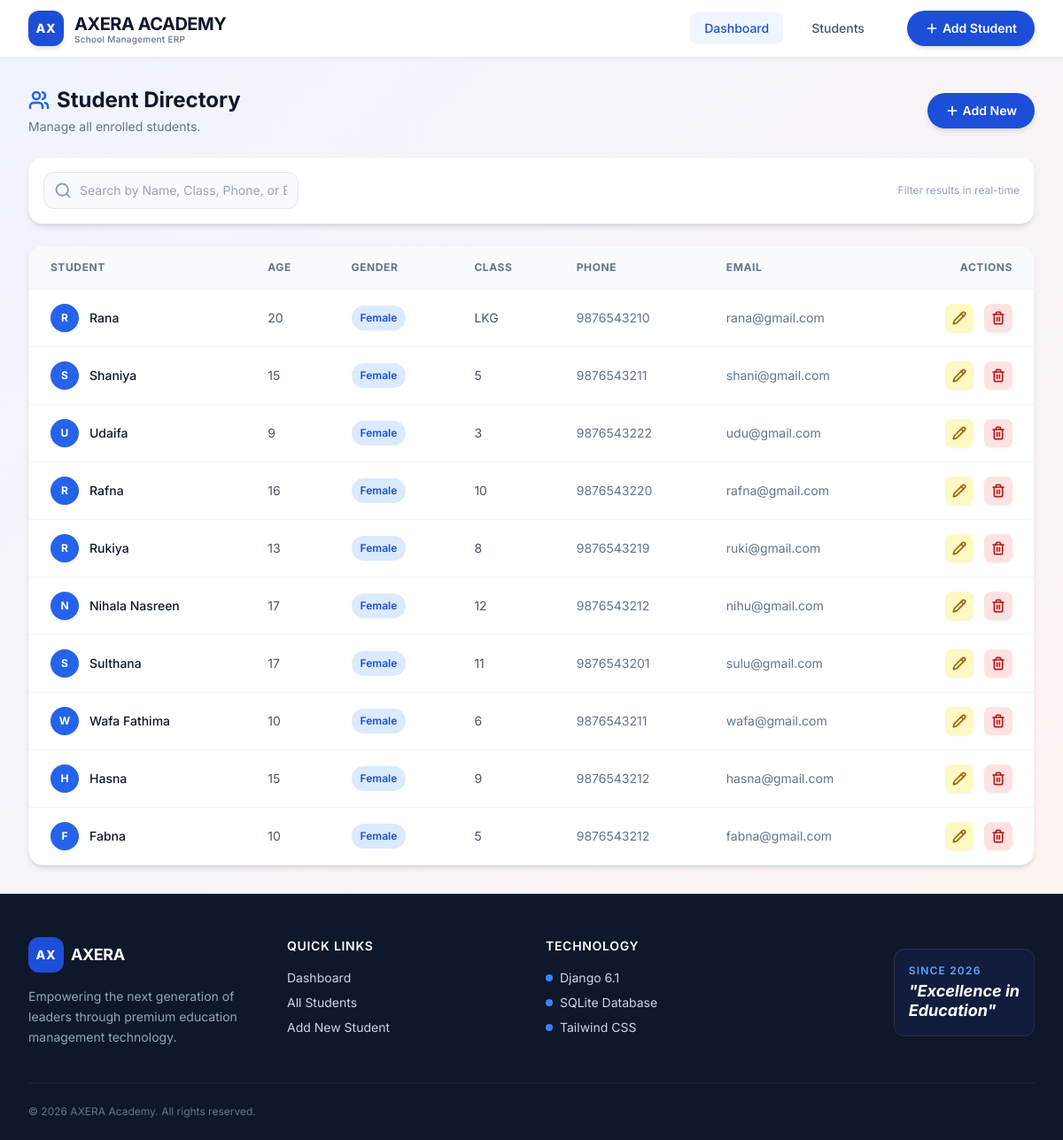
Screenshot of /students/female/ with the database file from the repository.
### students/models.py (models this page shows, shortened)
class Student(models.Model):
    name = models.CharField(max_length=100)
    age = models.IntegerField()
    GENDER_CHOICES = [('Male', 'Male'), ('Female', 'Female'), ('Other', 'Other')]
    gender = models.CharField(max_length=10, choices=GENDER_CHOICES)
    class_name = models.CharField(max_length=50)
    phone = models.CharField(max_length=15)
    email = models.EmailField()
    address = models.TextField()
    admission_date = models.DateField()

### students/views.py (the view)
# urls.py: path('students/female/', views.female_students, name='female_students'),
def female_students(request):
    students = Student.objects.filter(gender='Female').order_by('-id')
    return render(request, 'student_list.html', {'students': students})

### students/templates/student_list.html (shortened to what this page needs)
{% extends 'base.html' %}
{% block content %}
<div class="animate-fade-up">
    <div class="flex flex-col sm:flex-row justify-between items-start sm:items-center gap-4 mb-6">
        <div>
            <h1 class="text-2xl font-bold text-slate-900 flex items-center gap-2">
                <i data-lucide="users" class="w-6 h-6 text-blue-600"></i>
                Student Directory
            </h1>
            <p class="text-sm text-slate-500 mt-1">Manage all enrolled students.</p>
        </div>
        <a href="{% url 'add_student' %}" class="inline-flex items-center px-5 py-2.5 rounded-full text-sm font-semibold text-white bg-blue-700 hover:bg-blue-800 shadow-md hover:shadow-lg transition-all duration-300 hover:scale-105">
            <i data-lucide="plus" class="w-4 h-4 mr-1"></i> Add New
        </a>
    </div>
    <div class="bg-white p-4 rounded-2xl shadow-md border border-slate-100 mb-6 flex flex-col sm:flex-row gap-4 items-center">
        <div class="relative w-full sm:w-72">
            <input type="text" id="searchInput" onkeyup="searchStudents()" placeholder="Search by Name, Class, Phone, or Email..." class="block w-full pl-10 pr-3 py-2.5 border border-slate-200 rounded-xl text-sm focus:outline-none focus:ring-2 focus:ring-blue-500 focus:border-transparent transition-all bg-slate-50 hover:bg-white">
        </div>
        <span class="text-xs text-slate-400 hidden sm:block ml-auto">Filter results in real-time</span>
    </div>
    <div class="bg-white rounded-2xl shadow-md border border-slate-100 overflow-hidden">
        <div class="overflow-x-auto">
            <table class="w-full text-sm text-left">
                <thead class="bg-slate-50 text-slate-500 font-semibold text-xs uppercase tracking-wider border-b border-slate-100">
                    <tr>
                        <th class="px-6 py-4">Student</th>
                        <th class="px-6 py-4">Age</th>
                        <th class="px-6 py-4">Gender</th>
                        <th class="px-6 py-4">Class</th>
                        <th class="px-6 py-4 hidden md:table-cell">Phone</th>
                        <th class="px-6 py-4 hidden lg:table-cell">Email</th>
                        <th class="px-6 py-4 text-right">Actions</th>
                    </tr>
                </thead>
                <tbody id="studentTableBody" class="divide-y divide-slate-100">
                    {% for s in students %}
                    <tr class="hover:bg-blue-50/50 transition-colors duration-150 group">
                        <td class="px-6 py-4 font-medium text-slate-900 flex items-center gap-3">
                            <div class="h-8 w-8 rounded-full bg-blue-600 text-white flex items-center justify-center text-xs font-bold shadow-sm">{{ s.name|slice:":1" }}</div>
                            {{ s.name }}
                        </td>
                        <td class="px-6 py-4 text-slate-600">{{ s.age }}</td>
                        <td class="px-6 py-4">
                            <span class="px-2.5 py-1 inline-flex text-xs leading-5 font-semibold rounded-full bg-blue-100 text-blue-700">{{ s.gender }}</span>
                        </td>
                        <td class="px-6 py-4 text-slate-600">{{ s.class_name }}</td>
                        <td class="px-6 py-4 hidden md:table-cell text-slate-500">{{ s.phone }}</td>
                        <td class="px-6 py-4 hidden lg:table-cell text-slate-500">{{ s.email }}</td>
                        <td class="px-6 py-4 text-right space-x-2">
                            <a href="{% url 'update_student' s.id %}" class="inline-flex items-center p-2 bg-yellow-100 text-yellow-700 rounded-lg hover:bg-yellow-200 transition-colors shadow-sm" title="Edit">
                                <i data-lucide="pencil" class="w-4 h-4"></i>
                            </a>
                            <button onclick="openDeleteModal({{ s.id }}, '{{ s.name }}')" class="inline-flex items-center p-2 bg-red-100 text-red-700 rounded-lg hover:bg-red-200 transition-colors shadow-sm" title="Delete">
                                <i data-lucide="trash-2" class="w-4 h-4"></i>
                            </button>
                        </td>
                    </tr>
                    {% endfor %}
                </tbody>
            </table>
        </div>
    </div>
</div>
{% endblock %}

### static/css/style.css (style rules this page uses)
body { background: linear-gradient(135deg, #f0f4ff 0%, #fff5f0 100%); font-family: 'Inter', -apple-system, BlinkMacSystemFont, "Segoe UI", Roboto, Helvetica, Arial, sans-serif; min-height: 100vh; }
button, a, input, select, textarea { transition: all 0.2s ease-in-out; }
.lucide { stroke-width: 2.5; }

### templates/base.html (style rules this page uses)
.animate-fade-up { animation: fadeInUp 0.6s ease-out forwards; }
body { font-family: 'Inter', sans-serif; }

### rows the page displays
Student: name "R", name "Rana", age "20", gender "Female", class_name "LKG", phone "9876543210", email "rana@gmail.com"
Student: name "S", name "Shaniya", age "15", gender "Female", class_name "5", phone "9876543211", email "shani@gmail.com"
Student: name "U", name "Udaifa", age "9", gender "Female", class_name "3", phone "9876543222", email "udu@gmail.com"
Student: name "R", name "Rafna", age "16", gender "Female", class_name "10", phone "9876543220", email "rafna@gmail.com"
Student: name "R", name "Rukiya", age "13", gender "Female", class_name "8", phone "9876543219", email "ruki@gmail.com"
Student: name "N", name "Nihala Nasreen", age "17", gender "Female", class_name "12", phone "9876543212", email "nihu@gmail.com"
Student: name "S", name "Sulthana", age "17", gender "Female", class_name "11", phone "9876543201", email "sulu@gmail.com"
Student: name "W", name "Wafa Fathima", age "10", gender "Female", class_name "6", phone "9876543211", email "wafa@gmail.com"
Student: name "H", name "Hasna", age "15", gender "Female", class_name "9", phone "9876543212", email "hasna@gmail.com"
Student: name "F", name "Fabna", age "10", gender "Female", class_name "5", phone "9876543212", email "fabna@gmail.com"
